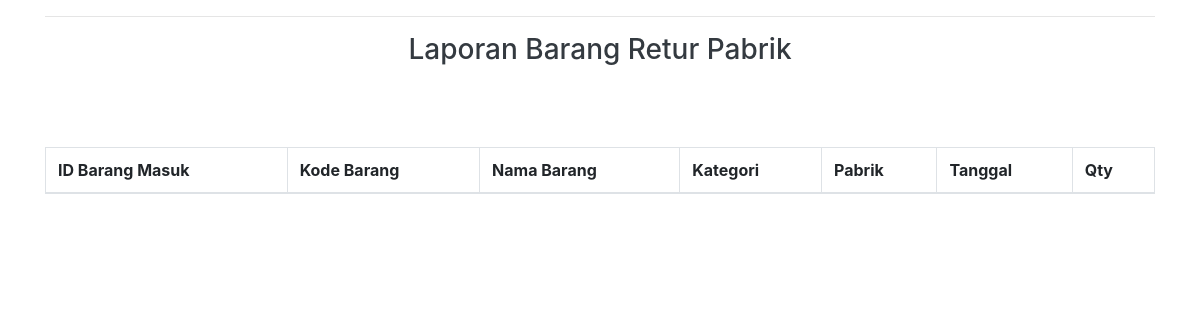
Page /lap_returp.php (signed in) on the earlier database version.
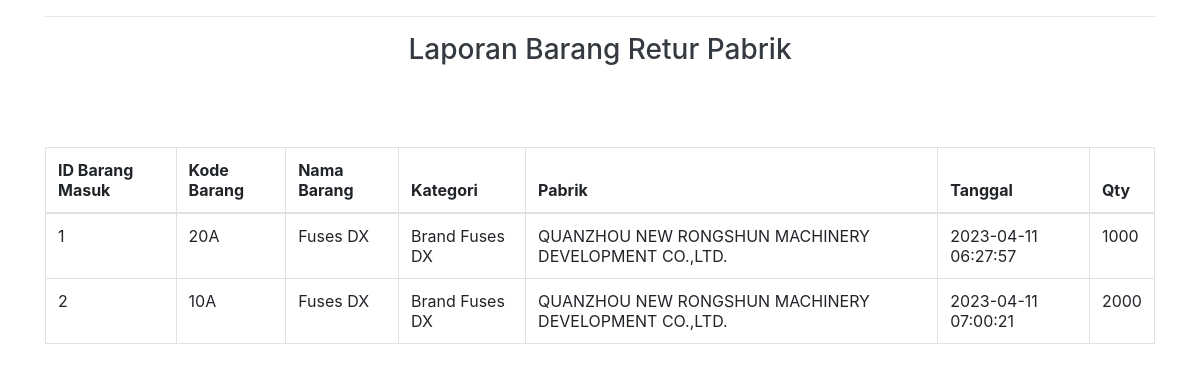
Same page on the later database version.
### tables this page shows
CREATE TABLE `retur_p` (
  `id_rp` int(11) NOT NULL,
  `id_b` int(11) NOT NULL,
  `id_p` int(11) NOT NULL,
  `tanggal` timestamp NOT NULL DEFAULT current_timestamp() ON UPDATE current_timestamp(),
  `qtyrp` int(11) NOT NULL
);

CREATE TABLE `tb_barang` (
  `id_b` int(11) NOT NULL,
  `kode_b` varchar(100) NOT NULL,
  `nama_b` varchar(500) NOT NULL,
  `tipe_mobil` varchar(100) NOT NULL,
  `kategori` varchar(100) NOT NULL,
  `harga` int(100) NOT NULL,
  `pcs_dus` int(11) NOT NULL,
  `harga_p` varchar(100) NOT NULL,
  `qty` int(11) NOT NULL
);

CREATE TABLE `tb_pabrik` (
  `id_p` int(11) NOT NULL,
  `nama_p` varchar(100) NOT NULL
);

### lap_returp.php (the view, shortened to what this page needs)
<?php
include 'function.php';
?>
<html>
<head>
  <link rel="stylesheet" href="https://maxcdn.bootstrapcdn.com/bootstrap/4.5.2/css/bootstrap.min.css">
  <link rel="stylesheet" type="text/css" href="https://cdn.datatables.net/1.10.19/css/jquery.dataTables.css">
  <link rel="stylesheet" type="text/css" href="https://cdn.datatables.net/buttons/1.6.5/css/buttons.dataTables.min.css">
  <link rel="stylesheet" type="text/css" href="https://cdn.datatables.net/1.10.19/css/jquery.dataTables.min.css">
</head>
<body>
    <div class="container">
        <hr>
            <div class="row">
                <div class="col text-center">
                    <h3 class="h3 text-dark">Laporan Barang Retur Pabrik</h3>
                </div>
            </div>
            <br>
            <br>
            <br>
		<div class="data-tables datatable-dark">
            <table class="table table-bordered" id="exportmasuk" width="100%" cellspacing="0">
                <thead>
                    <tr>
                        <th>ID Barang Masuk</th>
                        <th>Kode Barang</th>
                        <th>Nama Barang</th>
                        <th>Kategori</th>
                        <th>Pabrik</th>
                        <th>Tanggal</th>
                        <th>Qty</th>
                    </tr>
                </thead>
                <tbody>
                    <?php
                        $ambilsemuadatastock = mysqli_query($koneksi,"SELECT * FROM tb_barang b, retur_p q, tb_pabrik p WHERE b.id_b = q.id_b && q.id_p = p.id_p");
                        $i=1;
                        while($data=mysqli_fetch_array($ambilsemuadatastock)){
                            $kodebarang = $data['kode_b'];
                            $namabarang = $data['nama_b'];
                            $Kategori   = $data['kategori'];
                            $tanggal    = $data['tanggal'];
                            $pengirim   = $data['nama_p'];
                            $qtyrp      = $data['qtyrp'];
                    ?>
                    <tr>
                        <td><?=$i++?></td>
                        <td><?php echo $kodebarang;?></td>
                        <td><?php echo $namabarang;?></td>
                        <td><?php echo $Kategori;?></td>
                        <td><?php echo $pengirim;?></td>
                        <td><?php echo $tanggal;?></td>
                        <td><?php echo $qtyrp;?></td>
                    </tr>
                    <?php }; ?>
                </tbody>
            </table>
        </div>
    </div>
</body>
</html>

Differences in the rows shown:
added retur_p: id_b.kode_b "20A", id_b.nama_b "Fuses DX", id_b.kategori "Brand Fuses DX", id_p.nama_p "QUANZHOU NEW RONGSHUN MACHINERY DEVELOPMENT CO.,LTD.", tanggal "2023-04-11 06:27:57", qtyrp "1000"
added retur_p: id_b.kode_b "10A", id_b.nama_b "Fuses DX", id_b.kategori "Brand Fuses DX", id_p.nama_p "QUANZHOU NEW RONGSHUN MACHINERY DEVELOPMENT CO.,LTD.", tanggal "2023-04-11 07:00:21", qtyrp "2000"
